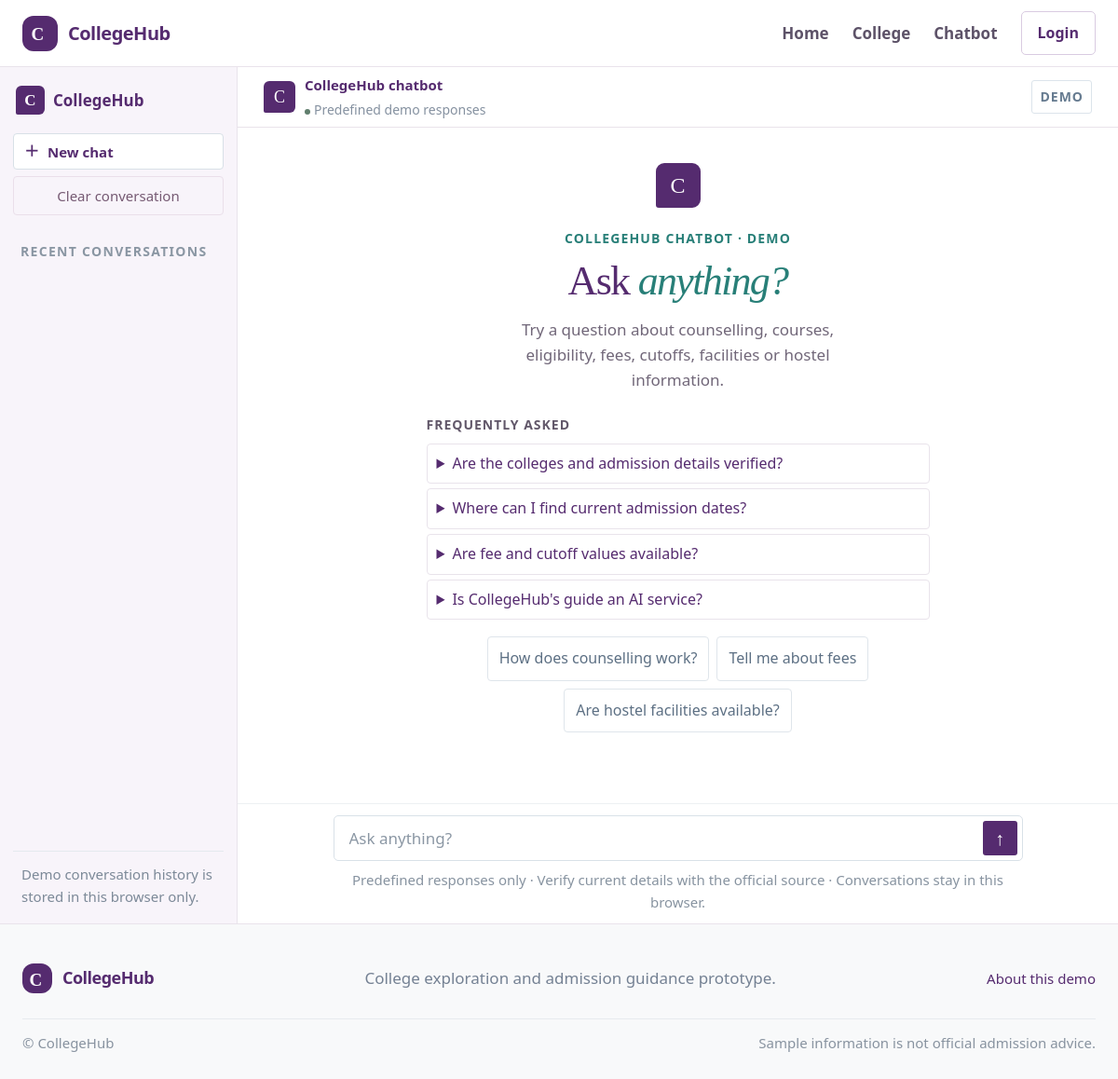
Page /chat on the committed database.
### tables this page shows
CREATE TABLE faqs (
        id INTEGER PRIMARY KEY,
        question TEXT NOT NULL UNIQUE,
        answer TEXT NOT NULL,
        source_name TEXT,
        source_url TEXT,
        verification_status TEXT NOT NULL DEFAULT 'information_not_verified'
    , academic_year TEXT, last_verified TEXT);

### app.py (the view)
@app.get("/chat")
def chat():
    with closing(get_db()) as db:
        faqs = db.execute("SELECT * FROM faqs ORDER BY id").fetchall()
    return render_template("chat.html", faqs=faqs)

### app.py (called while the page is built)
def get_db():
    uri = f"file:{DB_PATH.as_posix()}?mode=ro"
    conn = sqlite3.connect(uri, uri=True)
    conn.row_factory = sqlite3.Row
    conn.execute("PRAGMA foreign_keys = ON")
    return conn

@app.context_processor
def inject_globals():
    return {"site_name": "CollegeHub"}

### templates/chat.html (shortened to what this page needs)
{% extends "base.html" %}
{% block content %}
<section class="chat-shell" id="chatApp">
  <aside class="chat-sidebar" id="chatSidebar" aria-label="Conversation history">
    <div class="sidebar-heading"><a class="chat-brand" href="/"><span class="chat-brand-mark">C</span><span>CollegeHub</span></a></div>
    <button class="new-chat-button" id="newChatButton" type="button"><span>＋</span> New chat</button>
    <button class="clear-chat-button" id="clearChatButton" type="button">Clear conversation</button>
    <div class="history-heading">RECENT CONVERSATIONS</div><div class="conversation-list" id="conversationList" aria-live="polite"></div>
    <div class="sidebar-note">Demo conversation history is stored in this browser only.</div>
  </aside>
  <section class="chat-workspace">
    <header class="chat-workspace-header"><div class="workspace-title"><span class="assistant-avatar">C</span><span><strong>CollegeHub chatbot</strong><small><span class="online-dot"></span>Predefined demo responses</small></span></div><span class="demo-badge">DEMO</span></header>
    <div class="chat-scroll-area" id="chatScrollArea">
      <div class="welcome-screen" id="chatWelcome"><div class="welcome-mark">C</div><div class="eyebrow">COLLEGEHUB CHATBOT · DEMO</div><h1>Ask <em>anything?</em></h1><p>Try a question about counselling, courses, eligibility, fees, cutoffs, facilities or hostel information.</p>
        <div class="faq-list"><strong>Frequently asked</strong>{% for faq in faqs %}<details><summary>{{ faq.question }}</summary></details>{% endfor %}</div>
        <div class="suggestions"><button type="button">How does counselling work?</button><button type="button">Tell me about fees</button><button type="button">Are hostel facilities available?</button></div>
      </div>
      <div id="chatMessages" class="chat-messages" aria-live="polite" aria-label="Chat messages"></div>
    </div>
    <div class="composer-area"><form id="chatForm" class="chat-input"><input id="chatInput" placeholder="Ask anything?" autocomplete="off" aria-label="Ask anything?"><button type="submit" aria-label="Send message"><span>↑</span></button></form><div class="chat-foot">Predefined responses only · Verify current details with the official source · Conversations stay in this browser.</div></div>
  </section>
</section>
{% endblock %}

### rows in the picture
faqs: question "Are the colleges and admission details verified?"
faqs: question "Where can I find current admission dates?"
faqs: question "Are fee and cutoff values available?"
faqs: question "Is CollegeHub's guide an AI service?"
